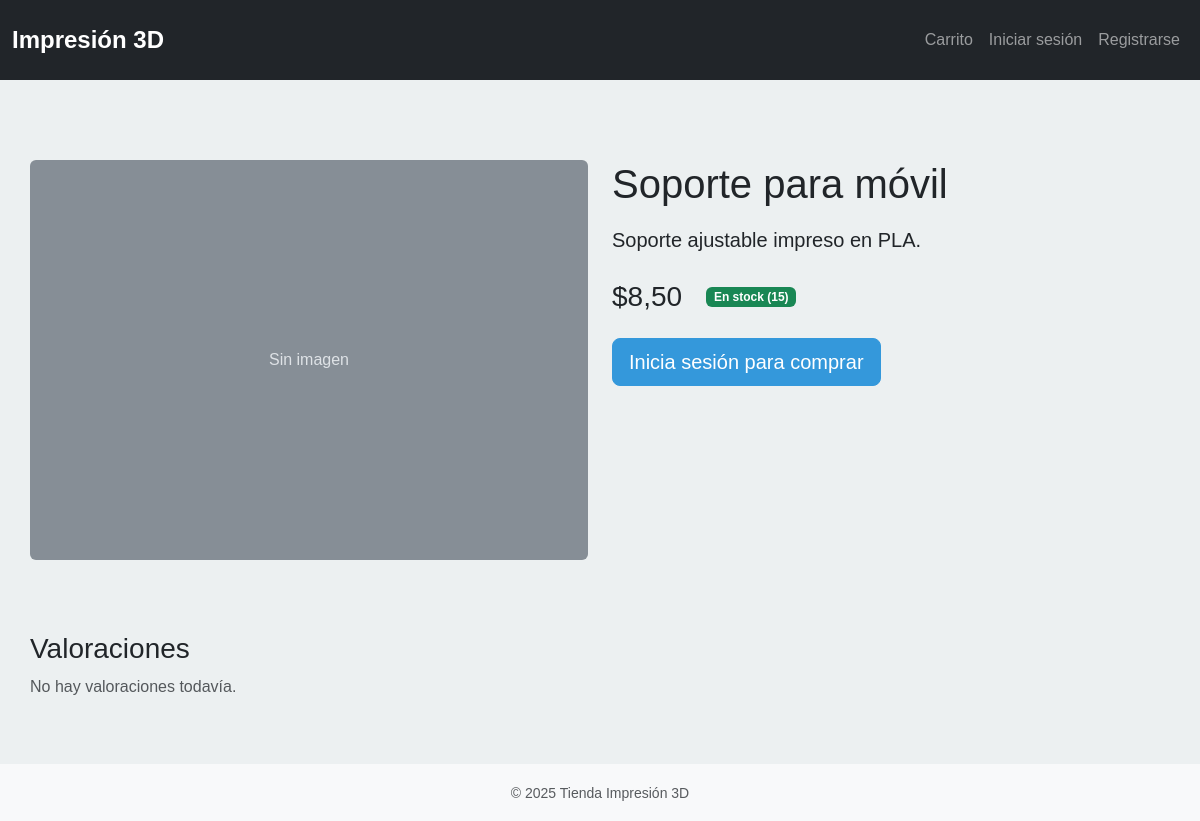
Screenshot of /product/2/ with the database file from the repository.
### myshop/models.py (models this page shows, shortened)
class Product(models.Model):
    CATEGORY_CHOICES = [
        ('figure', 'Figura'),
        ('spare', 'Repuesto'),
        ('custom', 'Personalizado'),
    ]
    name = models.CharField(max_length=200)
    description = models.TextField(blank=True)
    price = models.DecimalField(max_digits=8, decimal_places=2)
    image_url = models.URLField(blank=True)
    stock = models.IntegerField(default=0)
    category = models.CharField(max_length=20, choices=CATEGORY_CHOICES, default='figure')
    created_at = models.DateTimeField(auto_now_add=True)
    average_rating = models.DecimalField(max_digits=3, decimal_places=2, default=0)
    review_count = models.IntegerField(default=0)
    class Meta:
        verbose_name = "Producto"
        verbose_name_plural = "Productos"
        ordering = ['-created_at']
    class Meta:
        ordering = ['-created_at']

### myshop/views.py (the view, shortened to what this page needs)
# urls.py: path('product/<int:product_id>/', views.product_detail, name='product_detail'),
def product_detail(request, product_id):
    product = get_object_or_404(Product, id=product_id)
    reviews = Review.objects.filter(product=product).order_by('-created_at')
    user_review = None
    if request.user.is_authenticated:
        user_review = Review.objects.filter(product=product, user=request.user).first()
    context = {
        'product': product,
        'reviews': reviews,
        'user_review': user_review,
        'year': datetime.now().year,
    }
    return render(request, 'product_detail.html', context)

### templates/product_detail.html (shortened to what this page needs)
{% extends 'base.html' %}
{% block content %}
<div class="container mt-4">
    <div class="row">
        <div class="col-md-6 mb-4">
            {% if product.image_url %}
                <img src="{{ product.image_url }}" alt="{{ product.name }}" class="img-fluid rounded">
            {% else %}
                <svg class="img-fluid rounded" width="100%" height="400" xmlns="http://www.w3.org/2000/svg" role="img" aria-label="Placeholder" preserveAspectRatio="xMidYMid slice" focusable="false">
                    <text x="50%" y="50%" fill="#dee2e6" dy=".3em" text-anchor="middle">Sin imagen</text>
                </svg>
            {% endif %}
        </div>
        <div class="col-md-6">
            <h1 class="mb-3">{{ product.name }}</h1>
            <p class="lead mb-4">{{ product.description }}</p>
            <div class="d-flex align-items-center mb-4">
                <h2 class="h3 mb-0 me-4">${{ product.price }}</h2>
                {% if product.stock > 0 %}
                    <span class="badge bg-success">En stock ({{ product.stock }})</span>
                {% else %}
                    <span class="badge bg-danger">Agotado</span>
                {% endif %}
            </div>
            {% if user.is_authenticated and product.stock > 0 %}
                <button class="btn btn-primary btn-lg add-to-cart" data-product-id="{{ product.id }}">
                    Añadir al carrito
                </button>
            {% elif not user.is_authenticated %}
                <a href="{% url 'myshop:login' %}" class="btn btn-primary btn-lg">Inicia sesión para comprar</a>
            {% endif %}
        </div>
    </div>
    <div class="row mt-5">
        <div class="col-12">
            <h3>Valoraciones</h3>
            {% if reviews %}
                <div class="list-group">
                    {% for review in reviews %}
                        <div class="list-group-item">
                            <div class="d-flex w-100 justify-content-between">
                                <h5 class="mb-1">{{ review.user.username }}</h5>
                                <small class="text-muted">
                                    {% for i in "12345"|make_list %}
                                        {% if forloop.counter <= review.rating %}
                                            ★
                                        {% else %}
                                            ☆
                                        {% endif %}
                                    {% endfor %}
                                </small>
                            </div>
                            <p class="mb-1">{{ review.comment }}</p>
                            <small class="text-muted">{{ review.created_at|date:"d/m/Y H:i" }}</small>
                        </div>
                    {% endfor %}
                </div>
            {% else %}
                <p class="text-muted">No hay valoraciones todavía.</p>
            {% endif %}
        </div>
    </div>
</div>
{% endblock %}

### static/css/style.css (style rules this page uses)
:root { --primary-color: #3498db; --secondary-color: #2ecc71; --dark-color: #2c3e50; --light-color: #ecf0f1; }
body { font-family: 'Arial', sans-serif; line-height: 1.6; margin: 0; padding: 0; background-color: var(--light-color); }
.container { max-width: 1200px; margin: 0 auto; padding: 0 15px; }
.btn-primary { background-color: var(--primary-color); border-color: var(--primary-color); }

### rows the page displays
Product: name "Soporte para móvil", description "Soporte ajustable impreso en PLA.", price "8,50", stock "15"
